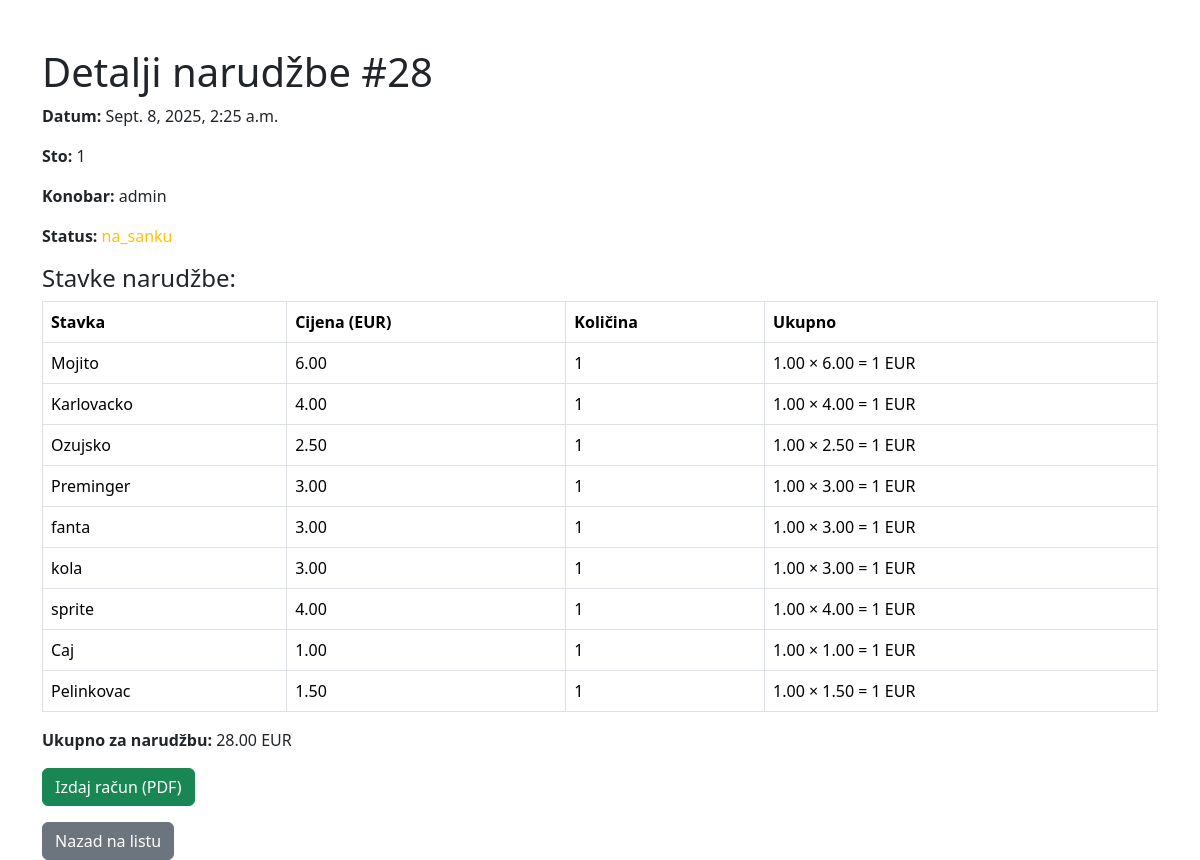
Screenshot of /28/ (signed in) with the database file from the repository.
### narudzba/models.py (models this page shows, shortened)
class Narudzba(models.Model):
    konobar = models.ForeignKey(User, on_delete=models.CASCADE, null=True, blank=True)
    sto_broj = models.PositiveIntegerField()
    datum = models.DateTimeField(auto_now_add=True)
    STATUS_CHOICES = [
        ('u_pripremi', 'U pripremi'),
        ('spremna', 'Spremna za posluženje'),
        ('zavrsena', 'Završena'),
        ('placena', 'Plaćena'),
    ]
    status = models.CharField(max_length=20, choices=STATUS_CHOICES, default='u_pripremi')

class StavkaNarudzbe(models.Model):
    narudzba = models.ForeignKey(Narudzba, related_name='stavke', on_delete=models.CASCADE)
    stavka = models.ForeignKey(Stavka, on_delete=models.CASCADE)
    kolicina = models.PositiveIntegerField(default=1)

### meni/models.py (models this page shows, shortened)
class Stavka(models.Model):
    naziv = models.CharField(max_length=100)
    opis = models.TextField(blank=True, null=True)
    cijena = models.DecimalField(max_digits=8, decimal_places=2)

### narudzba/views.py (the view)
# urls.py: path('<int:pk>/', views.narudzba_detail, name='narudzba_detail'),
@login_required
def narudzba_detail(request, pk):
    narudzba = get_object_or_404(Narudzba, pk=pk)
    stavke = narudzba.stavke.all()
    ukupno = sum(stavka.kolicina * stavka.stavka.cijena for stavka in stavke)
    return render(request, 'narudzba/narudzba_detail.html', {
        'narudzba': narudzba,
        'stavke': stavke,
        'ukupno': ukupno
    })

### narudzba/templates/narudzba/narudzba_detail.html (shortened to what this page needs)
<!DOCTYPE html>
<html lang="sr">
<head>
    <link rel="stylesheet" href="https://cdn.jsdelivr.net/npm/bootstrap@5.3.3/dist/css/bootstrap.min.css">
</head>
<body class="container mt-5">
    <h1>Detalji narudžbe #{{ narudzba.id }}</h1>
    <p><strong>Datum:</strong> {{ narudzba.datum }}</p>
    <p><strong>Sto:</strong> {{ narudzba.sto_broj }}</p>
    {% if narudzba.konobar %}
        <p><strong>Konobar:</strong> {{ narudzba.konobar.get_full_name|default:narudzba.konobar.username }}</p>
    {% endif %}
    <p>
        <strong>Status:</strong>
        <span class="
            {% if narudzba.status == 'na_sanku' %}text-warning
            {% elif narudzba.status == 'u_pripremi' %}text-primary
            {% elif narudzba.status == 'spremna' %}text-success
            {% elif narudzba.status == 'placena' %}text-muted
            {% endif %}
        ">
            {{ narudzba.get_status_display }}
        </span>
    </p>
    <h4>Stavke narudžbe:</h4>
    <table class="table table-bordered">
        <thead>
            <tr>
                <th>Stavka</th>
                <th>Cijena (EUR)</th>
                <th>Količina</th>
                <th>Ukupno</th>
            </tr>
        </thead>
        <tbody>
            {% for stavka in stavke %}
                <tr>
                    <td>{{ stavka.stavka.naziv }}</td>
                    <td>{{ stavka.stavka.cijena|floatformat:2 }}</td>
                    <td>{{ stavka.kolicina }}</td>
                    <td>{{ stavka.kolicina|floatformat:2 }} × {{ stavka.stavka.cijena|floatformat:2 }} = {{ stavka.kolicina|floatformat:2|add:"0"|floatformat }} EUR</td>
                </tr>
            {% endfor %}
        </tbody>
    </table>
    <p><strong>Ukupno za narudžbu:</strong> {{ ukupno|floatformat:2 }} EUR</p>
    {% if narudzba.status == 'na_sanku' %}
    <form method="post" action="{% url 'izdaj_racun' narudzba.pk %}">
        <button type="submit" class="btn btn-success">Izdaj račun (PDF)</button>
    </form>
    {% endif %}
    <a href="{% url 'narudzba_list' %}" class="btn btn-secondary mt-3">Nazad na listu</a>
</body>
</html>

### rows the page displays
Narudzba: id "28", datum "Sept. 8, 2025, 2:25 a.m.", sto_broj "1", konobar.get_full_name "admin", status "na_sanku"
StavkaNarudzbe: stavka.naziv "Mojito", stavka.cijena "6.00", kolicina "1", kolicina "1.00", kolicina|add "1"
StavkaNarudzbe: stavka.naziv "Karlovacko", stavka.cijena "4.00", kolicina "1", kolicina "1.00", kolicina|add "1"
StavkaNarudzbe: stavka.naziv "Ozujsko", stavka.cijena "2.50", kolicina "1", kolicina "1.00", kolicina|add "1"
StavkaNarudzbe: stavka.naziv "Preminger", stavka.cijena "3.00", kolicina "1", kolicina "1.00", kolicina|add "1"
StavkaNarudzbe: stavka.naziv "fanta", stavka.cijena "3.00", kolicina "1", kolicina "1.00", kolicina|add "1"
StavkaNarudzbe: stavka.naziv "kola", stavka.cijena "3.00", kolicina "1", kolicina "1.00", kolicina|add "1"
StavkaNarudzbe: stavka.naziv "sprite", stavka.cijena "4.00", kolicina "1", kolicina "1.00", kolicina|add "1"
StavkaNarudzbe: stavka.naziv "Caj", stavka.cijena "1.00", kolicina "1", kolicina "1.00", kolicina|add "1"
StavkaNarudzbe: stavka.naziv "Pelinkovac", stavka.cijena "1.50", kolicina "1", kolicina "1.00", kolicina|add "1"

### other values shown
{{ ukupno|floatformat:2 }} "28.00"
